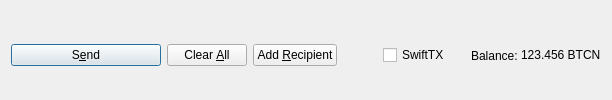
         <widget class="QFrame" name="frame_Send">
          <layout class="QHBoxLayout" name="horizontalLayout">
           <property name="bottomMargin">
            <number>0</number>
           </property>
           <item>
            <widget class="QPushButton" name="sendButton">
             <property name="minimumSize">
              <size>
               <width>150</width>
               <height>0</height>
              </size>
             </property>
             <property name="toolTip">
              <string>Confirm the send action</string>
             </property>
             <property name="text">
              <string>S&amp;end</string>
             </property>
             <property name="icon">
              <iconset resource="../bitcoinnew.qrc">
               <normaloff>:/icons/send</normaloff>:/icons/send</iconset>
             </property>
             <property name="autoDefault">
              <bool>false</bool>
             </property>
             <property name="default">
              <bool>true</bool>
             </property>
            </widget>
           </item>
           <item>
            <widget class="QPushButton" name="clearButton">
             <property name="sizePolicy">
              <sizepolicy hsizetype="Minimum" vsizetype="Fixed">
               <horstretch>0</horstretch>
               <verstretch>0</verstretch>
              </sizepolicy>
             </property>
             <property name="toolTip">
              <string>Clear all fields of the form.</string>
             </property>
             <property name="text">
              <string>Clear &amp;All</string>
             </property>
             <property name="icon">
              <iconset resource="../bitcoinnew.qrc">
               <normaloff>:/icons/remove</normaloff>:/icons/remove</iconset>
             </property>
             <property name="autoDefault">
              <bool>false</bool>
             </property>
            </widget>
           </item>
           <item>
            <widget class="QPushButton" name="addButton">
             <property name="toolTip">
              <string>Send to multiple recipients at once</string>
             </property>
             <property name="text">
              <string>Add &amp;Recipient</string>
             </property>
             <property name="icon">
              <iconset resource="../bitcoinnew.qrc">
               <normaloff>:/icons/add</normaloff>:/icons/add</iconset>
             </property>
             <property name="autoDefault">
              <bool>false</bool>
             </property>
            </widget>
           </item>
           <item>
            <spacer name="horizontalSpacer">
             <property name="orientation">
              <enum>Qt::Horizontal</enum>
             </property>
             <property name="sizeHint" stdset="0">
              <size>
               <width>40</width>
               <height>20</height>
              </size>
             </property>
            </spacer>
           </item>
           <item>
            <layout class="QHBoxLayout" name="horizontalLayout_2">
             <property name="spacing">
              <number>3</number>
             </property>
             <item>
              <widget class="QCheckBox" name="checkSwiftTX">
               <property name="enabled">
                <bool>true</bool>
               </property>
               <property name="minimumSize">
                <size>
                 <width>85</width>
                 <height>0</height>
                </size>
               </property>
               <property name="text">
                <string>SwiftTX</string>
               </property>
              </widget>
             </item>
             <item>
              <widget class="QLabel" name="label">
               <property name="text">
                <string>Balance:</string>
               </property>
              </widget>
             </item>
             <item>
              <widget class="QLabel" name="labelBalance">
               <property name="sizePolicy">
                <sizepolicy hsizetype="Preferred" vsizetype="Fixed">
                 <horstretch>0</horstretch>
                 <verstretch>0</verstretch>
                </sizepolicy>
               </property>
               <property name="cursor">
                <cursorShape>IBeamCursor</cursorShape>
               </property>
               <property name="text">
                <string notr="true">123.456 BTCN</string>
               </property>
               <property name="textInteractionFlags">
                <set>Qt::LinksAccessibleByMouse|Qt::TextSelectableByKeyboard|Qt::TextSelectableByMouse</set>
               </property>
              </widget>
             </item>
            </layout>
           </item>
          </layout>
         </widget>
